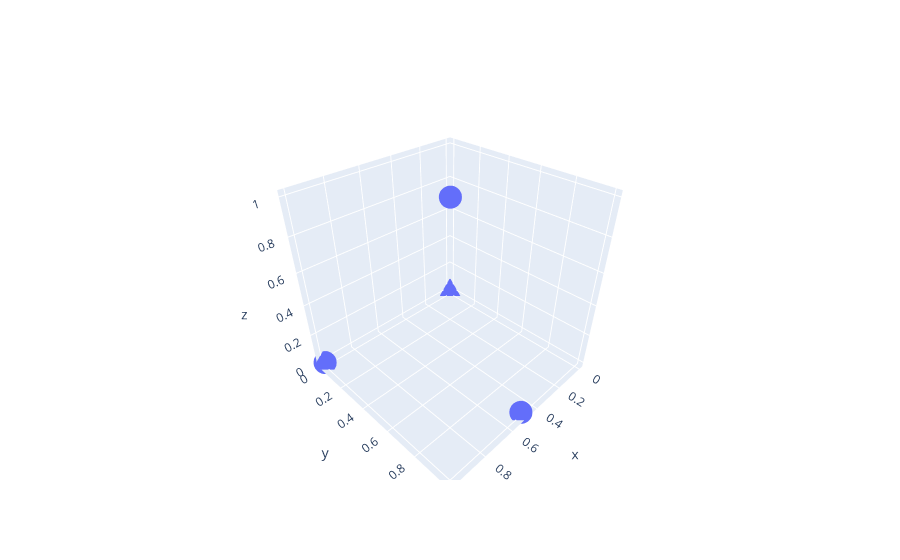

The cell this chart's notebook holds for it:
### Code cell
import plotly.graph_objs as go

# Get the x, y, and z coordinates of the polygon's vertices
x = [v[0] for v in polygon]
y = [v[1] for v in polygon]
z = [v[2] for v in polygon]

# Create a Scatter3d plot
fig = go.Figure(data=[go.Scatter3d(x=x, y=y, z=z, mode='markers')])

# Show the plot
fig.show()

### Figure 1 — Plotly figure (JSON) as saved in the notebook; plotly's stock layout.template omitted (floating-point values rounded to 4 significant figures)
{"data": [{"mode": "markers", "type": "scatter3d", "x": [0, 1, 0.5, 0.5], "y": [0, 0, 0.5, 1], "z": [0, 0, 1, 0]}], "layout": {}}
